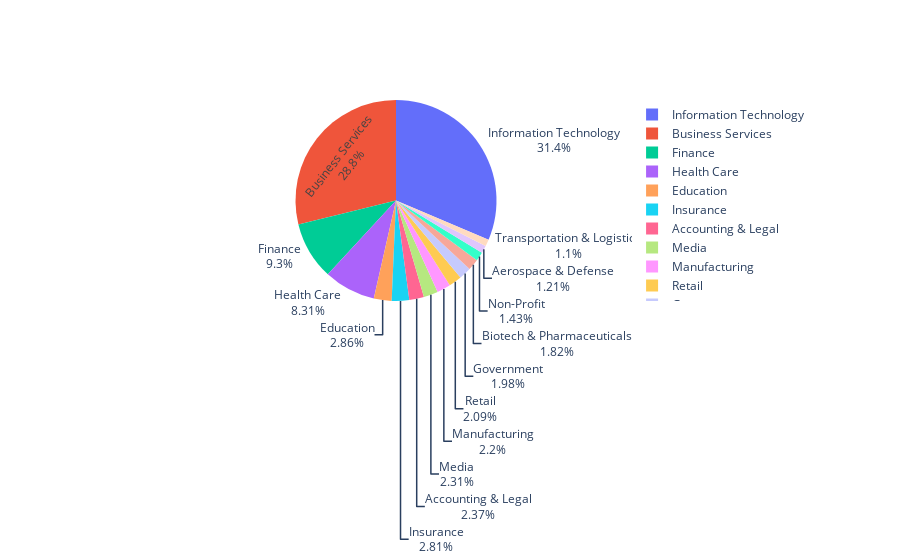

Notebook source saved alongside this figure:
### Markdown cell above
# Sector

### Code cell
labels = df['Sector'].value_counts()[:15].index
values = df['Sector'].value_counts()[:15].values

plt.figure(figsize=(10,10))
fig = go.Figure(data=[go.Pie(labels=labels, textinfo='label+percent', values=values)])
fig.show()

### Figure 1 — Plotly figure (JSON) as saved in the notebook; plotly's stock layout.template omitted (floating-point values rounded to 4 significant figures)
{"data": [{"labels": ["Information Technology", "Business Services", "Finance", "Health Care", "Education", "Insurance", "Accounting & Legal", "Media", "Manufacturing", "Retail", "Government", "Biotech & Pharmaceuticals", "Non-Profit", "Aerospace & Defense", "Transportation & Logistics"], "textinfo": "label+percent", "type": "pie", "values": [570, 524, 169, 151, 52, 51, 43, 42, 40, 38, 36, 33, 26, 22, 20]}], "layout": {}}
